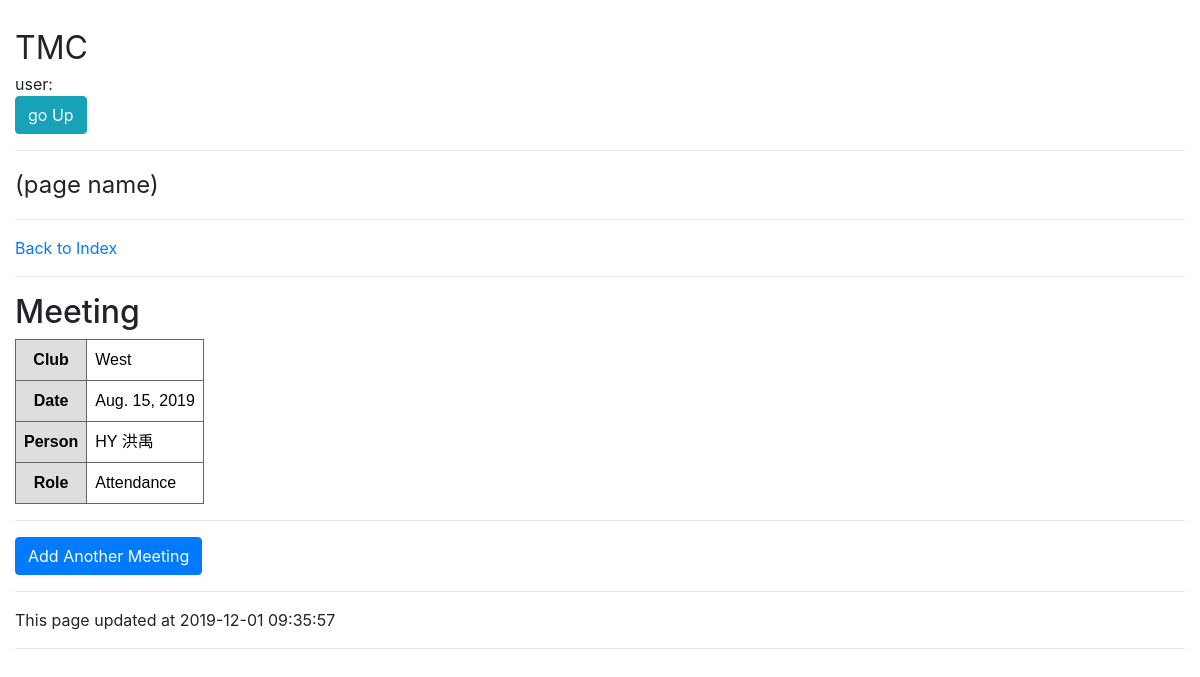
The page /2/meeting/2/ on the database its author committed.
### clubs/models.py (models this page shows, shortened)
class Meeting(models.Model):
    club = models.ForeignKey(Club, on_delete=models.CASCADE)
    persontxt = models.CharField('Name',max_length=32,null=True,blank=True)
    person = models.ForeignKey(Person, on_delete=models.CASCADE)
    date1 = models.DateField('Date', default=datetime.date.today)
    role2 = models.ForeignKey(Role, on_delete=models.CASCADE,verbose_name='Role') # NOTE: default is 12 ---
    class Meta:
        unique_together = ('person', 'date1','role2')

class Club(models.Model):
    name = models.CharField(max_length=32,unique=True)
    fullname = models.CharField(max_length=100,unique=True)
    def __str__(self):
        return self.name

class Person(models.Model):
    club = models.ForeignKey(Club, on_delete=models.CASCADE,default=1)
    name = models.CharField(max_length=32) # allow same shortname
    fullname = models.CharField(max_length=100) # but not fullname
    is_member = models.BooleanField('Is Member ', default=False)
    member_since = models.DateField('Member Since', null=True, blank=True)
    note = models.CharField(max_length=100, null=True, blank=True) # but not fullname
    class Meta:
        ordering=['club','name']
        unique_together = ( 'club','name')

class Role(models.Model):
    name = models.CharField(max_length=32,unique=True)
    fullname = models.CharField(max_length=100,unique=True)
    def __str__(self):
        return self.name

### clubs/views.py (the view)
# urls.py: path('<int:club_id>/meeting/<int:pk>/', views.club_meeting_detail, name='club_meeting_detail'),
def club_meeting_detail(request,club_id,pk):
    obj = Meeting.objects.get(pk=pk)
    context = {'obj': obj}
    return render(request,getHtml('club_meeting_detail') , context)

### clubs/views.py (called while the page is built)
def getHtml(html):
    return app+'/'+html+'.html'

### clubs/templates/clubs/club_meeting_detail.html (shortened to what this page needs)
{% extends 'clubs/base.html' %}
{% load static %}
{% block content %}
<a href='../'>Back to Index</a>
<hr>
<h2> Meeting </h2>
<table class='gridtable'>
    <tr>
        <th>Club</th>
        <td>{{obj.club}}</td>
    </tr>
    <tr>
        <th>Date</th>
        <td>{{obj.date1}}</td>
    </tr>
    <tr>
        <th>Person</th>
        <td>{{obj.person.name}}
            {% if obj.person.name == obj.person.fullname %}
            {% else %}
            {{obj.person.fullname}}
            {% endif %}
        </td>
    </tr>
    <tr>
        <th>Role</th>
        <td>{{obj.role2}}</td>
    </tr>
</table>
<hr>
<a href='../../add_meeting/' class='btn btn-primary'>Add Another Meeting</a>
{% endblock %}

### portal/static/portal/style013.css (style rules this page uses)
table.gridtable { font-family: verdana,arial,sans-serif; font-size:16px; color:black; border-width: 1px; border-color: #666666; border-collapse: collapse; }
table.gridtable th { text-align: center; align-content: center; align-items: center; border-width: 1px; padding: 8px; border-style: solid; border-color: #666666; background-color: #dedede; }
table.gridtable td { border-width: 1px; padding: 8px; border-style: solid; border-color: #666666; background-color: #ffffff; }

### rows shown on the page
Meeting: club "West", date1 "Aug. 15, 2019", person.name "HY", person.fullname "洪禹", role2 "Attendance"
